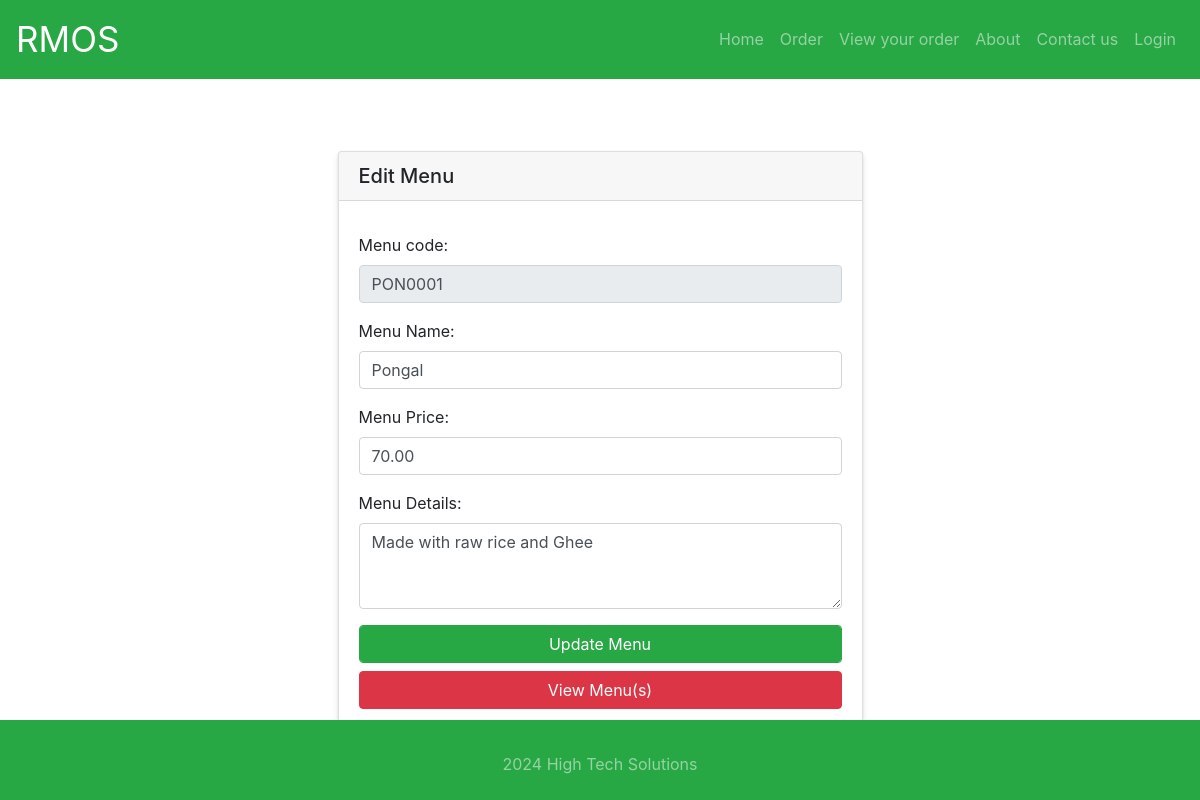
Page /menu/edit/1 on the committed database.
### tables this page shows
CREATE TABLE menus (
    id INTEGER PRIMARY KEY AUTOINCREMENT,
    menu_code varchar(20) NOT NULL UNIQUE,
    menu_name varchar(100) NOT NULL,
    menu_price real NOT NULL,
    menu_description TEXT NOT NULL
);

### rmos.py (the view)
@app.route('/menu/edit/<id>', methods=['GET','POST'])
def open_edit_menu(id):
    db = get_db_connection()
    cur=db.cursor()
    result_data=cur.execute("SELECT * FROM menus WHERE id=?", (id,)).fetchone()
    db.commit()
    db.close()
    return render_template('menu/editmenu.html', menu=result_data)

### rmos.py (called while the page is built)
def create_db_file(dbname):
    if os.path.isfile(dbname):
        return
    f=open(dbname, "x")

def get_db_connection():
    create_db_file(DATABASE)
    conn = sqlite3.connect(DATABASE)
    conn.row_factory = sqlite3.Row
    return conn

@app.template_filter('format_decimal')
def format_decimal(value):
    return '{:.2f}'.format(value)

### templates/menu/editmenu.html (shortened to what this page needs)
{% extends "base.html" %}
{% block content %}
<div class="container mt-5">
  <div class="row justify-content-center">
    <div class="col-md-6">
      <div class="card raised-table">
        <h5 class="card-header">
          Edit Menu
        </h5>
        <div class="card-body">
          <form id="editMenuForm" name="editMenuForm" action="{{url_for('update_menu',id=menu.id)}}" method="post" class="needs-validation" novalidate>
            <div class="form-group">
              <label for="menu_code">Menu code:</label>
              <input type="text" class="form-control" id="menu_code" name="menu_code" placeholder="Enter menu code" required maxlength="10" minlength="5" style="text-transform: uppercase" value="{{menu.menu_code}}" readonly>
            </div>
            <div class="form-group">
              <label for="menu_name">Menu Name:</label>
              <input type="text" class="form-control" id="menu_name" name="menu_name" placeholder="Enter menu name" required value="{{menu.menu_name}}">
            </div>
            <div class="form-group">
              <label for="menu_price">Menu Price:</label>
              <input type="text" class="form-control" id="menu_price" name="menu_price" placeholder="Enter menu price" step="0.01" required value="{{menu.menu_price|format_decimal}}">
            </div>
            <div class="form-group">
              <label for="menu_description">Menu Details:</label>
              <textarea class="form-control" id="menu_description" name="menu_description" placeholder="Enter details abouth this menu" rows="3">{{menu.menu_description}}</textarea>
            </div>
            <button class="form-control btn-success btn-block" type="submit">Update Menu</button>
            <button type="button" class="btn btn-danger btn-block" onclick="redirectToMenus()">View Menu(s)</button>
             </form>
        </div>
      </div>
    </div>
  </div>
</div>
{% endblock %}

### templates/base.html (style rules this page uses)
html, body { height: 100%; width: 100%; margin: 0; padding: 0; padding-bottom: 0px; }
.raised-table { box-shadow: 0 4px 6px rgba(0, 0, 0, 0.1), 0 1px 3px rgba(0, 0, 0, 0.08); }

### rows in the picture
menus: menu_code "PON0001", menu_name "Pongal", menu_price "70.00", menu_description "Made with raw rice and Ghee"
